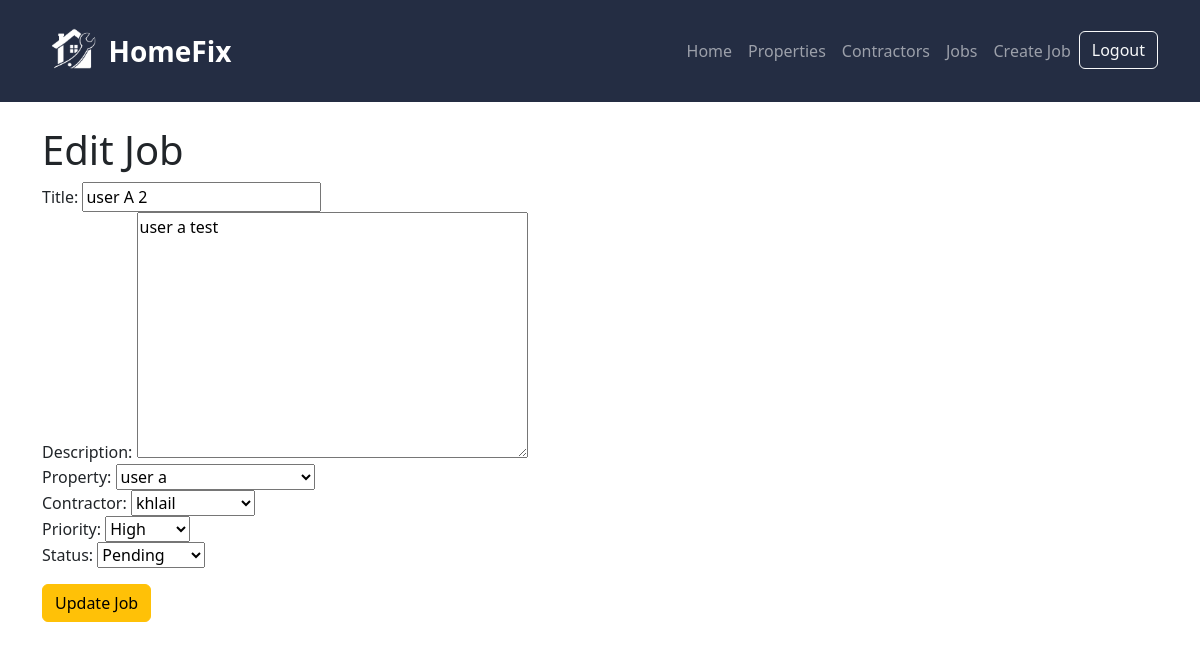
The page /jobs/edit/10/ (signed in) on the database its author committed.
### maintenance/models.py (models this page shows, shortened)
class MaintenanceJob(models.Model):
    user = models.ForeignKey(
        User,
        on_delete=models.CASCADE,
        null=True,
        blank=True
    )
    PRIORITY_CHOICES = [
        ('high', 'High'),
        ('medium', 'Medium'),
        ('low', 'Low'),
    ]
    STATUS_CHOICES = [
        ('pending', 'Pending'),
        ('in_progress', 'In Progress'),
        ('completed', 'Completed'),
    ]
    property = models.ForeignKey(
        Property,
        on_delete=models.CASCADE
    )
    contractor = models.ForeignKey(
        Contractor,
        on_delete=models.CASCADE
    )
    title = models.CharField(max_length=100)
    description = models.TextField()
    priority = models.CharField(
        max_length=10,
        choices=PRIORITY_CHOICES
    )
    status = models.CharField(
        max_length=20,
        choices=STATUS_CHOICES
    )
    created_at = models.DateTimeField(auto_now_add=True)

### maintenance/views.py (the view)
# urls.py: path('jobs/edit/<int:job_id>/', views.edit_job, name='edit_job'),
@login_required
def edit_job(request, job_id):
    job = MaintenanceJob.objects.get(
        id=job_id,
        user=request.user
    )
    if request.method == 'POST':
        form = MaintenanceJobForm(
            request.POST,
            instance=job
        )
        if form.is_valid():
            form.save()
            return redirect('job_list')
    else:
        form = MaintenanceJobForm(
            instance=job
        )
    context = {
        'form': form
    }
    return render(
        request,
        'maintenance/edit_job.html',
        context
    )

### maintenance/forms.py
class MaintenanceJobForm(forms.ModelForm):
    class Meta:
        model = MaintenanceJob
        fields = [
            'title',
            'description',
            'property',
            'contractor',
            'priority',
            'status',
        ]

### maintenance/models.py (called while the page is built)
    def __str__(self):
        return self.name

    def __str__(self):
        return self.name

### maintenance/templates/maintenance/edit_job.html (shortened to what this page needs)
{% extends 'maintenance/base.html' %}
{% block content %}
<h1>Edit Job</h1>
<form method="POST">
    {{ form }}
    <button type="submit" class="btn btn-warning mt-3">
        Update Job
    </button>
</form>
{% endblock %}

### rows shown on the page
MaintenanceJob: title "user A 2", description "user a test", property "user a", contractor "khlail", priority "High", status "Pending"
